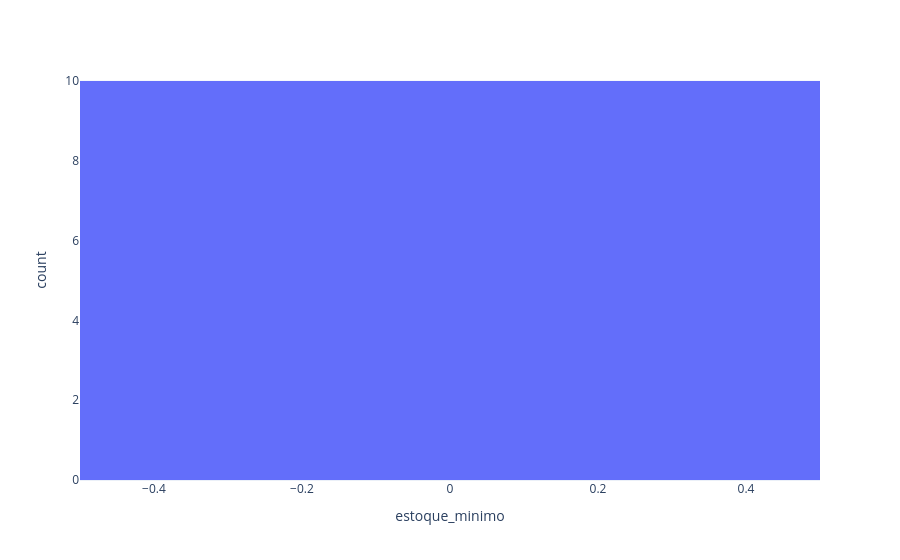

The code cell stored with this chart in its notebook:
### Code cell
fig = px.histogram(df, x='estoque_minimo', nbins=30, template='plotly_white')
fig.show()

### Figure 1 — Plotly figure (JSON) as saved in the notebook; plotly's stock layout.template omitted (floating-point values rounded to 4 significant figures)
{"data": [{"bingroup": "x", "hovertemplate": "estoque_minimo=%{x}<br>count=%{y}<extra></extra>", "legendgroup": "", "marker": {"color": "#636efa", "pattern": {"shape": ""}}, "name": "", "nbinsx": 30, "orientation": "v", "showlegend": false, "type": "histogram", "x": [0.0, 0.0, 0.0, 0.0, 0.0, 0.0, 0.0, 0.0, 0.0, 0.0], "xaxis": "x", "yaxis": "y"}], "layout": {"barmode": "relative", "legend": {"tracegroupgap": 0}, "margin": {"t": 60}, "xaxis": {"anchor": "y", "domain": [0, 1], "title": {"text": "estoque_minimo"}}, "yaxis": {"anchor": "x", "domain": [0, 1], "title": {"text": "count"}}}}
